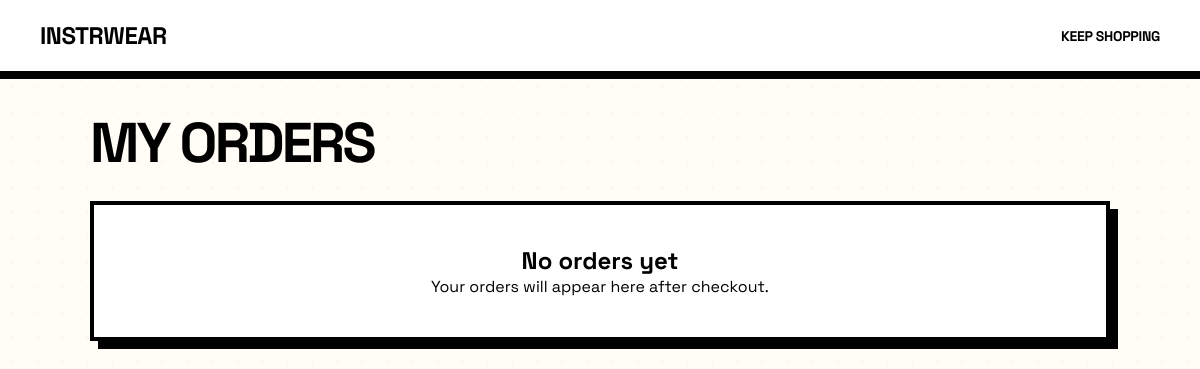
The app's page /shopper/orders/ (signed in), older data.
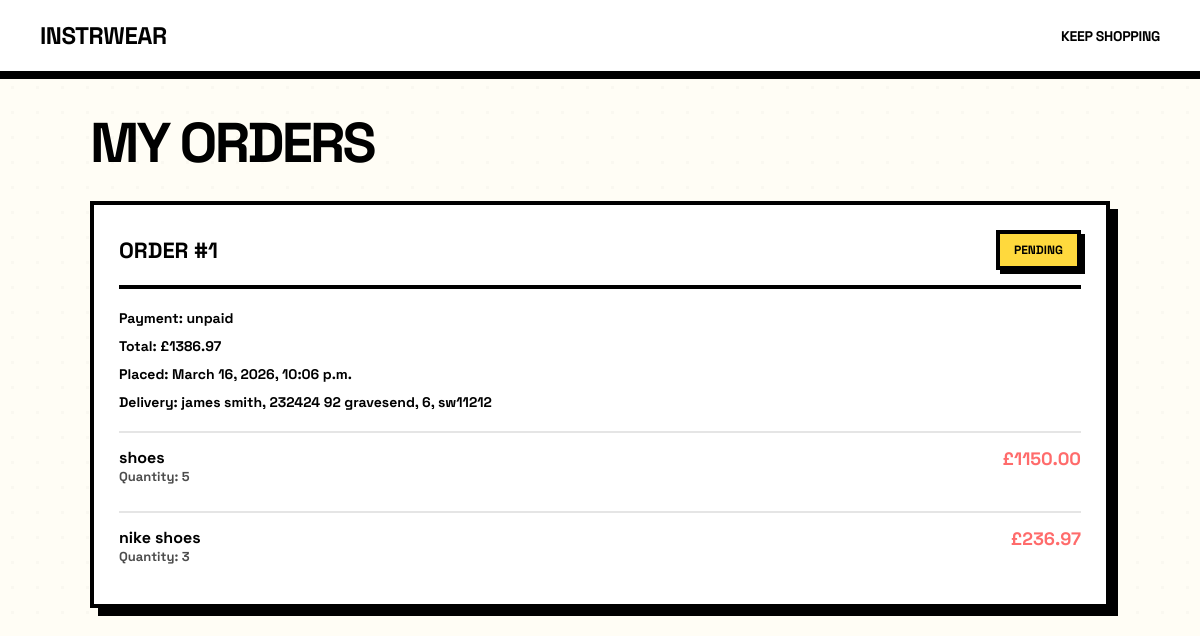
The same page, newer data.
### marketplace/models.py (models this page shows, shortened)
class Order(models.Model):
    class Status(models.TextChoices):
        PENDING = "pending", "Pending"
        PAID = "paid", "Paid"
        CONFIRMED = "confirmed", "Confirmed"
        SHIPPED = "shipped", "Shipped"
        DELIVERED = "delivered", "Delivered"
        CANCELLED = "cancelled", "Cancelled"
    class PaymentStatus(models.TextChoices):
        UNPAID = "unpaid", "Unpaid"
        PAID = "paid", "Paid"
        FAILED = "failed", "Failed"
        REFUNDED = "refunded", "Refunded"
    user = models.ForeignKey(
        settings.AUTH_USER_MODEL,
        on_delete=models.CASCADE,
        related_name="orders",
    )
    full_name = models.CharField(max_length=255)
    phone = models.CharField(max_length=20, blank=True)
    house = models.CharField(max_length=100, blank=True)
    street = models.CharField(max_length=255, blank=True)
    city = models.CharField(max_length=120, blank=True)
    county = models.CharField(max_length=120, blank=True)
    postcode = models.CharField(max_length=20, blank=True)
    total_price = models.DecimalField(max_digits=10, decimal_places=2, default=Decimal("0.00"))
    status = models.CharField(
        max_length=20,
        choices=Status.choices,
        default=Status.PENDING,
    )
    payment_status = models.CharField(
        max_length=20,
        choices=PaymentStatus.choices,
        default=PaymentStatus.UNPAID,
    )
    stripe_checkout_session_id = models.CharField(max_length=255, blank=True)
    stripe_payment_intent_id = models.CharField(max_length=255, blank=True)
    created_at = models.DateTimeField(auto_now_add=True)

class OrderItem(models.Model):
    order = models.ForeignKey(
        Order,
        on_delete=models.CASCADE,
        related_name="items",
    )
    product = models.ForeignKey(
        Product,
        on_delete=models.PROTECT,
        related_name="order_items",
    )
    merchant = models.ForeignKey(
        settings.AUTH_USER_MODEL,
        on_delete=models.PROTECT,
        related_name="sold_order_items",
    )
    product_name = models.CharField(max_length=255)
    product_price = models.DecimalField(max_digits=10, decimal_places=2)
    quantity = models.PositiveIntegerField(default=1)
    def subtotal(self):
        return self.product_price * self.quantity

### core/views.py (the view)
# urls.py: path("shopper/orders/", shopper_orders, name="shopper_orders"),
@login_required
def shopper_orders(request):
    if request.user.role != "shopper":
        messages.error(request, "Access denied.")
        return redirect("landing")
    orders = Order.objects.filter(user=request.user).prefetch_related("items").order_by("-created_at")
    return render(request, "shopper/orders.html", {"orders": orders})

### templates/shopper/orders.html (shortened to what this page needs)
{% load static %}
<!DOCTYPE html>
<html lang="en">
<head>
</head>
<body>
    <header class="header">
        <a href="{% url 'shopper_dashboard' %}" class="logo">INSTRWEAR</a>
        <a href="{% url 'shopper_product_list' %}" class="logo" style="font-size:14px;">KEEP SHOPPING</a>
    </header>
    <main class="main">
        <h1 class="page-title">MY ORDERS</h1>
        {% if orders %}
            {% for order in orders %}
                <div class="order-card">
                    <div class="order-header">
                        <div class="order-id">ORDER #{{ order.id }}</div>
                        <div class="order-status">{{ order.status }}</div>
                    </div>
                    <div class="order-meta">
                        <div>Payment: {{ order.payment_status }}</div>
                        <div>Total: £{{ order.total_price }}</div>
                        <div>Placed: {{ order.created_at }}</div>
                        <div>Delivery: {{ order.full_name }}, {{ order.house }} {{ order.street }}, {{ order.city }}, {{ order.postcode }}</div>
                    </div>
                    <div class="order-items">
                        {% for item in order.items.all %}
                            <div class="order-item">
                                <div>
                                    <div class="item-name">{{ item.product_name }}</div>
                                    <div class="item-sub">Quantity: {{ item.quantity }}</div>
                                </div>
                                <div class="item-total">£{{ item.subtotal }}</div>
                            </div>
                        {% endfor %}
                    </div>
                </div>
            {% endfor %}
        {% else %}
            <div class="empty-state">
                <h2>No orders yet</h2>
                <p>Your orders will appear here after checkout.</p>
            </div>
        {% endif %}
    </main>
</body>
</html>

Row changes from the older to the newer data that the page shows:
added Order: id "1", status "PENDING", payment_status "unpaid", total_price "1386.97", created_at "March 16, 2026, 10:06 p.m.", full_name "james smith", house "232424", street "92 gravesend", city "6", postcode "sw11212"
added OrderItem: product_name "shoes", quantity "5", subtotal "1150.00"
added OrderItem: product_name "nike shoes", quantity "3", subtotal "236.97"
Text that changed along with them:
text no longer shown: "No orders yet Your orders will appear here after checkout."
